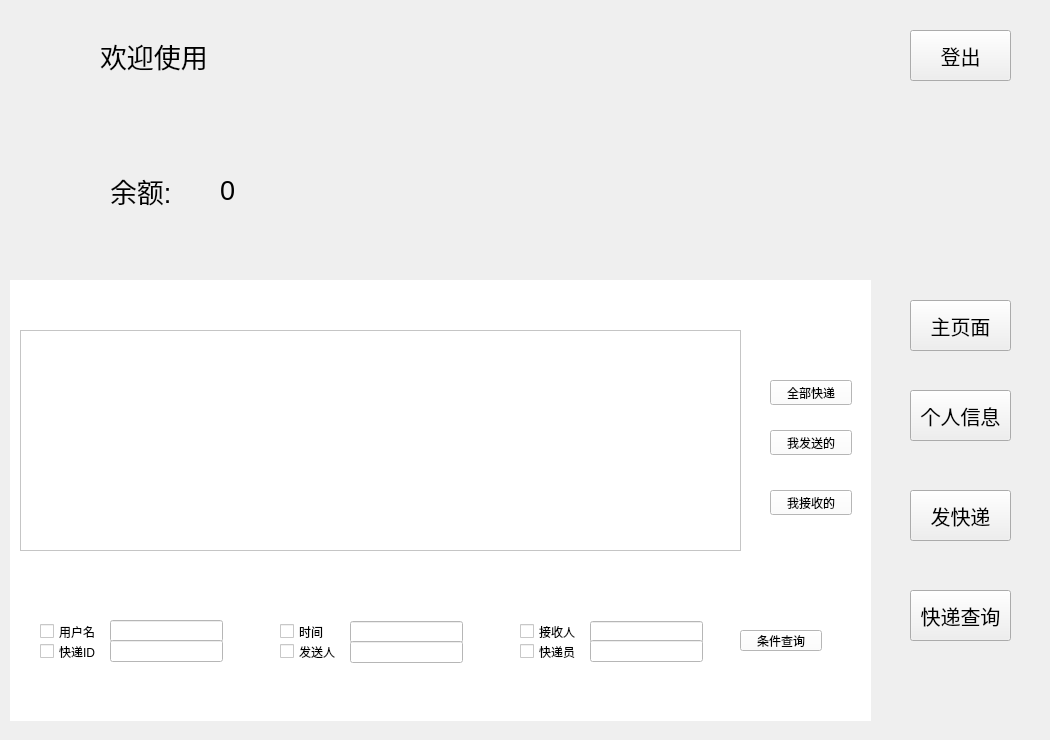
<?xml version="1.0" encoding="UTF-8"?>
<ui version="4.0">
 <class>userInterface</class>
 <widget class="QWidget" name="userInterface">
  <property name="geometry">
   <rect>
    <x>0</x>
    <y>0</y>
    <width>1050</width>
    <height>740</height>
   </rect>
  </property>
  <property name="minimumSize">
   <size>
    <width>1050</width>
    <height>740</height>
   </size>
  </property>
  <property name="maximumSize">
   <size>
    <width>1050</width>
    <height>740</height>
   </size>
  </property>
  <property name="windowTitle">
   <string>用户</string>
  </property>
  <widget class="QLabel" name="label_balance">
   <property name="geometry">
    <rect>
     <x>110</x>
     <y>150</y>
     <width>111</width>
     <height>81</height>
    </rect>
   </property>
   <property name="font">
    <font>
     <pointsize>20</pointsize>
    </font>
   </property>
   <property name="text">
    <string>余额:</string>
   </property>
  </widget>
  <widget class="QPushButton" name="Button_info">
   <property name="geometry">
    <rect>
     <x>910</x>
     <y>390</y>
     <width>101</width>
     <height>51</height>
    </rect>
   </property>
   <property name="font">
    <font>
     <pointsize>15</pointsize>
    </font>
   </property>
   <property name="text">
    <string>个人信息</string>
   </property>
  </widget>
  <widget class="QPushButton" name="Button_send_parcel">
   <property name="geometry">
    <rect>
     <x>910</x>
     <y>490</y>
     <width>101</width>
     <height>51</height>
    </rect>
   </property>
   <property name="font">
    <font>
     <pointsize>15</pointsize>
    </font>
   </property>
   <property name="text">
    <string>发快递</string>
   </property>
  </widget>
  <widget class="QPushButton" name="Button_inquiry">
   <property name="geometry">
    <rect>
     <x>910</x>
     <y>590</y>
     <width>101</width>
     <height>51</height>
    </rect>
   </property>
   <property name="font">
    <font>
     <pointsize>15</pointsize>
    </font>
   </property>
   <property name="text">
    <string>快递查询</string>
   </property>
  </widget>
  <widget class="QLabel" name="label_welcome">
   <property name="geometry">
    <rect>
     <x>100</x>
     <y>30</y>
     <width>731</width>
     <height>51</height>
    </rect>
   </property>
   <property name="font">
    <font>
     <pointsize>20</pointsize>
    </font>
   </property>
   <property name="text">
    <string>欢迎使用</string>
   </property>
  </widget>
  <widget class="QLabel" name="label_show_balance">
   <property name="geometry">
    <rect>
     <x>220</x>
     <y>160</y>
     <width>311</width>
     <height>61</height>
    </rect>
   </property>
   <property name="font">
    <font>
     <pointsize>20</pointsize>
    </font>
   </property>
   <property name="text">
    <string>0</string>
   </property>
  </widget>
  <widget class="QStackedWidget" name="stackedWidget">
   <property name="geometry">
    <rect>
     <x>10</x>
     <y>280</y>
     <width>861</width>
     <height>441</height>
    </rect>
   </property>
   <property name="font">
    <font>
     <pointsize>10</pointsize>
    </font>
   </property>
   <property name="styleSheet">
    <string notr="true">background-color: rgb(255, 255, 255);</string>
   </property>
   <property name="currentIndex">
    <number>1</number>
   </property>
   <widget class="QWidget" name="page_main">
    <widget class="QTableWidget" name="tableWidget_show_parcel_recv">
     <property name="geometry">
      <rect>
       <x>20</x>
       <y>110</y>
       <width>681</width>
       <height>281</height>
      </rect>
     </property>
     <attribute name="verticalHeaderVisible">
      <bool>false</bool>
     </attribute>
    </widget>
    <widget class="QLabel" name="label_title">
     <property name="geometry">
      <rect>
       <x>20</x>
       <y>60</y>
       <width>101</width>
       <height>17</height>
      </rect>
     </property>
     <property name="font">
      <font>
       <pointsize>12</pointsize>
      </font>
     </property>
     <property name="text">
      <string>待签收快递：</string>
     </property>
    </widget>
    <widget class="QPushButton" name="pushButton_recv">
     <property name="geometry">
      <rect>
       <x>731</x>
       <y>224</y>
       <width>101</width>
       <height>41</height>
      </rect>
     </property>
     <property name="font">
      <font>
       <pointsize>10</pointsize>
      </font>
     </property>
     <property name="text">
      <string>签收选中快递</string>
     </property>
    </widget>
   </widget>
   <widget class="QWidget" name="page_inquiry_parcel">
    <widget class="QCheckBox" name="checkBox_time">
     <property name="geometry">
      <rect>
       <x>270</x>
       <y>341</y>
       <width>84</width>
       <height>21</height>
      </rect>
     </property>
     <property name="text">
      <string>时间</string>
     </property>
    </widget>
    <widget class="QCheckBox" name="checkBox_receiver">
     <property name="geometry">
      <rect>
       <x>510</x>
       <y>341</y>
       <width>84</width>
       <height>21</height>
      </rect>
     </property>
     <property name="text">
      <string>接收人</string>
     </property>
    </widget>
    <widget class="QCheckBox" name="checkBox_sender">
     <property name="geometry">
      <rect>
       <x>270</x>
       <y>361</y>
       <width>84</width>
       <height>21</height>
      </rect>
     </property>
     <property name="text">
      <string>发送人</string>
     </property>
    </widget>
    <widget class="QCheckBox" name="checkBox_user_name">
     <property name="geometry">
      <rect>
       <x>30</x>
       <y>341</y>
       <width>84</width>
       <height>21</height>
      </rect>
     </property>
     <property name="text">
      <string>用户名</string>
     </property>
    </widget>
    <widget class="QCheckBox" name="checkBox_parcel_id">
     <property name="geometry">
      <rect>
       <x>30</x>
       <y>361</y>
       <width>84</width>
       <height>21</height>
      </rect>
     </property>
     <property name="text">
      <string>快递ID</string>
     </property>
    </widget>
    <widget class="QLineEdit" name="lineEdit_time">
     <property name="geometry">
      <rect>
       <x>340</x>
       <y>341</y>
       <width>113</width>
       <height>22</height>
      </rect>
     </property>
    </widget>
    <widget class="QLineEdit" name="lineEdit_sender">
     <property name="geometry">
      <rect>
       <x>340</x>
       <y>361</y>
       <width>113</width>
       <height>22</height>
      </rect>
     </property>
    </widget>
    <widget class="QCheckBox" name="checkBox_courier">
     <property name="geometry">
      <rect>
       <x>510</x>
       <y>361</y>
       <width>84</width>
       <height>21</height>
      </rect>
     </property>
     <property name="text">
      <string>快递员</string>
     </property>
    </widget>
    <widget class="QLineEdit" name="lineEdit_receiver">
     <property name="geometry">
      <rect>
       <x>580</x>
       <y>341</y>
       <width>113</width>
       <height>22</height>
      </rect>
     </property>
    </widget>
    <widget class="QPushButton" name="pushButton_by_keyword">
     <property name="geometry">
      <rect>
       <x>730</x>
       <y>350</y>
       <width>82</width>
       <height>21</height>
      </rect>
     </property>
     <property name="text">
      <string>条件查询</string>
     </property>
    </widget>
    <widget class="QLineEdit" name="lineEdit_courier">
     <property name="geometry">
      <rect>
       <x>580</x>
       <y>360</y>
       <width>113</width>
       <height>22</height>
      </rect>
     </property>
    </widget>
    <widget class="QLineEdit" name="lineEdit_user_name">
     <property name="geometry">
      <rect>
       <x>100</x>
       <y>340</y>
       <width>113</width>
       <height>22</height>
      </rect>
     </property>
    </widget>
    <widget class="QLineEdit" name="lineEdit_parcel_id">
     <property name="geometry">
      <rect>
       <x>100</x>
       <y>360</y>
       <width>113</width>
       <height>22</height>
      </rect>
     </property>
    </widget>
    <widget class="QPushButton" name="pushButton_parcel_send">
     <property name="geometry">
      <rect>
       <x>760</x>
       <y>150</y>
       <width>82</width>
       <height>25</height>
      </rect>
     </property>
     <property name="text">
      <string>我发送的</string>
     </property>
    </widget>
    <widget class="QPushButton" name="pushButton_parcel_recv">
     <property name="geometry">
      <rect>
       <x>760</x>
       <y>210</y>
       <width>82</width>
       <height>25</height>
      </rect>
     </property>
     <property name="text">
      <string>我接收的</string>
     </property>
    </widget>
    <widget class="QPushButton" name="pushButton_parcel_all">
     <property name="geometry">
      <rect>
       <x>760</x>
       <y>100</y>
       <width>82</width>
       <height>25</height>
      </rect>
     </property>
     <property name="text">
      <string>全部快递</string>
     </property>
    </widget>
    <widget class="QTableWidget" name="tableWidget_show_myparcel">
     <property name="geometry">
      <rect>
       <x>10</x>
       <y>50</y>
       <width>721</width>
       <height>221</height>
      </rect>
     </property>
     <property name="font">
      <font>
       <pointsize>8</pointsize>
      </font>
     </property>
     <attribute name="verticalHeaderVisible">
      <bool>false</bool>
     </attribute>
    </widget>
   </widget>
   <widget class="QWidget" name="page_send_parcel">
    <widget class="QLabel" name="label_receiver">
     <property name="geometry">
      <rect>
       <x>120</x>
       <y>130</y>
       <width>61</width>
       <height>41</height>
      </rect>
     </property>
     <property name="font">
      <font>
       <pointsize>12</pointsize>
      </font>
     </property>
     <property name="text">
      <string>接收人：</string>
     </property>
    </widget>
    <widget class="QLineEdit" name="lineEdit_receiver_sendParcel">
     <property name="geometry">
      <rect>
       <x>200</x>
       <y>140</y>
       <width>113</width>
       <height>22</height>
      </rect>
     </property>
    </widget>
    <widget class="QLabel" name="label_description">
     <property name="geometry">
      <rect>
       <x>110</x>
       <y>200</y>
       <width>101</width>
       <height>41</height>
      </rect>
     </property>
     <property name="font">
      <font>
       <pointsize>12</pointsize>
      </font>
     </property>
     <property name="text">
      <string>快递描述：</string>
     </property>
    </widget>
    <widget class="QLineEdit" name="lineEdit_description_sendParcel">
     <property name="geometry">
      <rect>
       <x>200</x>
       <y>210</y>
       <width>113</width>
       <height>22</height>
      </rect>
     </property>
    </widget>
    <widget class="QComboBox" name="comboBox_select_parcel_type">
     <property name="geometry">
      <rect>
       <x>570</x>
       <y>130</y>
       <width>141</width>
       <height>21</height>
      </rect>
     </property>
    </widget>
    <widget class="QLabel" name="label_parcel_type">
     <property name="geometry">
      <rect>
       <x>460</x>
       <y>120</y>
       <width>101</width>
       <height>41</height>
      </rect>
     </property>
     <property name="font">
      <font>
       <pointsize>12</pointsize>
      </font>
     </property>
     <property name="text">
      <string>快递种类：</string>
     </property>
    </widget>
    <widget class="QLabel" name="label_parcel_num">
     <property name="geometry">
      <rect>
       <x>450</x>
       <y>200</y>
       <width>151</width>
       <height>41</height>
      </rect>
     </property>
     <property name="font">
      <font>
       <pointsize>12</pointsize>
      </font>
     </property>
     <property name="text">
      <string>快递数量(kg/本)：</string>
     </property>
    </widget>
    <widget class="QLineEdit" name="lineEdit_parcel_num">
     <property name="geometry">
      <rect>
       <x>600</x>
       <y>210</y>
       <width>113</width>
       <height>22</height>
      </rect>
     </property>
    </widget>
    <widget class="QLabel" name="label_title_send_parcel">
     <property name="geometry">
      <rect>
       <x>30</x>
       <y>20</y>
       <width>141</width>
       <height>61</height>
      </rect>
     </property>
     <property name="font">
      <font>
       <pointsize>14</pointsize>
      </font>
     </property>
     <property name="text">
      <string>发送快递：</string>
     </property>
    </widget>
    <widget class="QLabel" name="label_cost">
     <property name="geometry">
      <rect>
       <x>220</x>
       <y>290</y>
       <width>121</width>
       <height>41</height>
      </rect>
     </property>
     <property name="font">
      <font>
       <pointsize>12</pointsize>
      </font>
     </property>
     <property name="text">
      <string>预计花费金额：</string>
     </property>
    </widget>
    <widget class="QPushButton" name="pushButton_ensure">
     <property name="geometry">
      <rect>
       <x>340</x>
       <y>360</y>
       <width>101</width>
       <height>41</height>
      </rect>
     </property>
     <property name="font">
      <font>
       <pointsize>12</pointsize>
      </font>
     </property>
     <property name="text">
      <string>确认发送</string>
     </property>
    </widget>
    <widget class="QLineEdit" name="lineEdit_cost">
     <property name="geometry">
      <rect>
       <x>350</x>
       <y>300</y>
       <width>113</width>
       <height>22</height>
      </rect>
     </property>
     <property name="readOnly">
      <bool>true</bool>
     </property>
    </widget>
    <widget class="QLabel" name="label">
     <property name="geometry">
      <rect>
       <x>660</x>
       <y>30</y>
       <width>201</width>
       <height>31</height>
      </rect>
     </property>
     <property name="text">
      <string>注意：快递不足1kg部分按1kg算</string>
     </property>
    </widget>
   </widget>
   <widget class="QWidget" name="page_person_info">
    <widget class="QListWidget" name="listWidget_person_info">
     <property name="geometry">
      <rect>
       <x>20</x>
       <y>20</y>
       <width>256</width>
       <height>381</height>
      </rect>
     </property>
    </widget>
    <widget class="QLabel" name="label_balance_charge">
     <property name="geometry">
      <rect>
       <x>370</x>
       <y>30</y>
       <width>91</width>
       <height>31</height>
      </rect>
     </property>
     <property name="font">
      <font>
       <pointsize>12</pointsize>
      </font>
     </property>
     <property name="text">
      <string>余额充值：</string>
     </property>
    </widget>
    <widget class="QLabel" name="label_charge_balance">
     <property name="geometry">
      <rect>
       <x>450</x>
       <y>90</y>
       <width>81</width>
       <height>17</height>
      </rect>
     </property>
     <property name="font">
      <font>
       <pointsize>12</pointsize>
      </font>
     </property>
     <property name="text">
      <string>充值金额：</string>
     </property>
    </widget>
    <widget class="QLineEdit" name="lineEdit_balance_to_charge">
     <property name="geometry">
      <rect>
       <x>550</x>
       <y>90</y>
       <width>113</width>
       <height>22</height>
      </rect>
     </property>
    </widget>
    <widget class="QPushButton" name="pushButton_charge_balance">
     <property name="geometry">
      <rect>
       <x>500</x>
       <y>140</y>
       <width>82</width>
       <height>25</height>
      </rect>
     </property>
     <property name="text">
      <string>充值</string>
     </property>
    </widget>
    <widget class="QLabel" name="label_change_pwd">
     <property name="geometry">
      <rect>
       <x>370</x>
       <y>240</y>
       <width>91</width>
       <height>31</height>
      </rect>
     </property>
     <property name="font">
      <font>
       <pointsize>12</pointsize>
      </font>
     </property>
     <property name="text">
      <string>修改密码：</string>
     </property>
    </widget>
    <widget class="QLabel" name="label_new_pwd">
     <property name="geometry">
      <rect>
       <x>470</x>
       <y>280</y>
       <width>71</width>
       <height>21</height>
      </rect>
     </property>
     <property name="font">
      <font>
       <pointsize>12</pointsize>
      </font>
     </property>
     <property name="text">
      <string>新密码：</string>
     </property>
    </widget>
    <widget class="QLineEdit" name="lineEdit_new_pwd">
     <property name="geometry">
      <rect>
       <x>550</x>
       <y>280</y>
       <width>113</width>
       <height>22</height>
      </rect>
     </property>
    </widget>
    <widget class="QPushButton" name="pushButton_cahnge_pwd">
     <property name="geometry">
      <rect>
       <x>500</x>
       <y>330</y>
       <width>82</width>
       <height>25</height>
      </rect>
     </property>
     <property name="text">
      <string>修改密码</string>
     </property>
    </widget>
   </widget>
  </widget>
  <widget class="QPushButton" name="Button_main">
   <property name="geometry">
    <rect>
     <x>910</x>
     <y>300</y>
     <width>101</width>
     <height>51</height>
    </rect>
   </property>
   <property name="font">
    <font>
     <pointsize>15</pointsize>
    </font>
   </property>
   <property name="text">
    <string>主页面</string>
   </property>
  </widget>
  <widget class="QPushButton" name="Button_log_out">
   <property name="geometry">
    <rect>
     <x>910</x>
     <y>30</y>
     <width>101</width>
     <height>51</height>
    </rect>
   </property>
   <property name="font">
    <font>
     <pointsize>15</pointsize>
    </font>
   </property>
   <property name="text">
    <string>登出</string>
   </property>
  </widget>
 </widget>
 <resources/>
 <connections/>
</ui>
